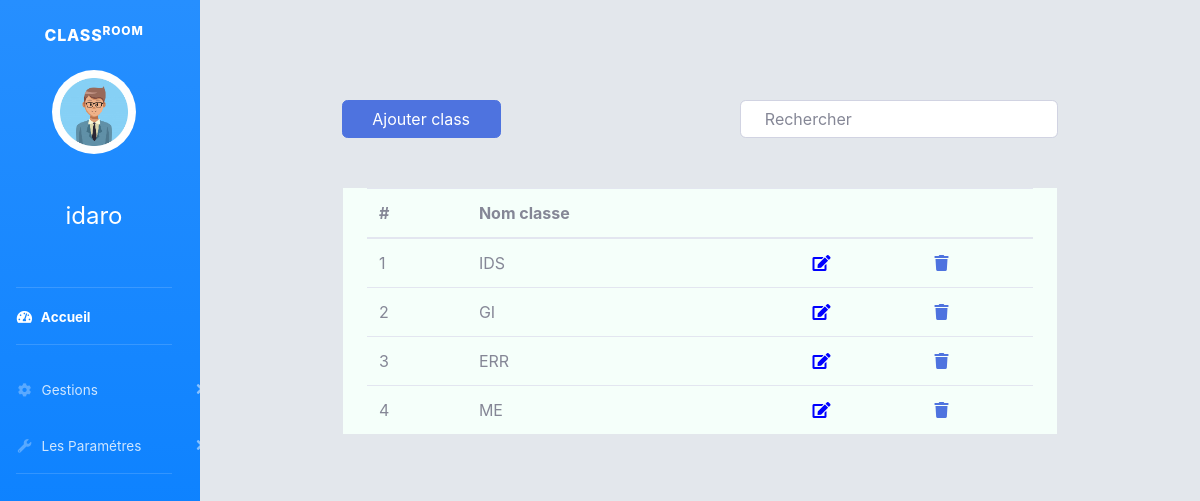
Screenshot of /classe.php (signed in) with the database file from the repository.
### tables this page shows
CREATE TABLE IF NOT EXISTS `utilisateur` (
  `id_utilisateur` int(11) NOT NULL AUTO_INCREMENT,
  `mail` varchar(200) DEFAULT NULL,
  `mot_pass` varchar(255) DEFAULT NULL,
  `nom` text,
  `prenom` text,
  `matiere` varchar(50) DEFAULT NULL,
  `image` varchar(255) DEFAULT NULL,
  `id_classe` int(11) DEFAULT NULL,
  `profession` text,
  PRIMARY KEY (`id_utilisateur`),
  UNIQUE KEY `mail` (`mail`),
  KEY `FK_CONTENIR` (`id_classe`)
);

CREATE TABLE IF NOT EXISTS `classe` (
  `id_classe` int(11) NOT NULL AUTO_INCREMENT,
  `nom_classe` char(20) DEFAULT NULL,
  PRIMARY KEY (`id_classe`),
  UNIQUE KEY `nom_classe` (`nom_classe`)
);

### classe.php (the view, shortened to what this page needs)
<!DOCTYPE html>
<html lang="en">
<head>
    <link rel="stylesheet" href="style/bootstrap/css/bootstrap.min.css">
   <link rel="stylesheet" href="style/font-awesome/css/all.min.css">
  <link rel="stylesheet" href="style/css/adminlte.min.css">
</head>
<body  id="page-top"  style="  background-color: #b3bfcc5c;">
        <div id="wrapper">
                <ul class="navbar-nav bg-gradient-primary sidebar sidebar-dark accordion col-md-2 col-sm-2" id="accordionSidebar">
                <?php include 'nav.php';?>
                </ul>
                <div class="container-fluid col-md-10 col-sm-10">
            <div class="row  " style="padding:10px;   padding-top: 100px;  padding-bottom: 50px;">
                    <button type="button" class="btn btn-primary col-md-2  container" data-toggle="modal" data-target="#add_class">
                    Ajouter class
                    </button>
                    <input class="form-control col-md-4 container" type="text" id="search" onkeyup="search()" placeholder="Rechercher">
            </div>
            <div class="col-md-9 container" style="background-color:mintcream;">
        <table id="tab" class="table">
            <thead>
                <tr>
                    <th scope="col" class="tha">#</th>
                    <th scope="col" class="tha">Nom classe</th>
                    <th scope="col" class="tha"></th>
                    <th scope="col" class="tha"></th>
                </tr>
            </thead>
            <tbody>
                <?php
                    include 'cnx.php';
                    $sql = "select * from classe ";
                    $t=$con->query($sql);
                    $a=1;
                    foreach ($t as $row) {
                ?>
                    <tr>
                        <td><?php echo $a;$a++; ?></td>
                    <td  ><?php echo $row['nom_classe']; ?></td>
                    <td><a  data-toggle="modal" data-target="#edit_<?php echo $row['nom_classe']; ?>" href="gerer_class.php?edit=<?php echo $row['nom_classe']; ?>" class="edit_btn" style="text-decoration: none; color: white;" ><i class="fas fa-edit" style="color: blue;"></i> </a></td>
                    <td><a data-toggle="modal" data-target="#del_<?php echo $row['nom_classe']; ?>" href="gerer_class.php?del=<?php echo $row['nom_classe']; ?>"><i class="fas fa-trash"></i></a>
                    </td>
                </tr>
                <?php  }?>
            </tbody>
        </table>
    </div>
</div>
       </div>
    <link href="css/sb-admin-2.min.css" rel="stylesheet">
</body>
</html>

### nav.php (shortened to what this page needs)
<?php session_start();
        include 'cnx.php';
        $sql = "SELECT * from utilisateur where id_utilisateur=".$_SESSION['id'];
        $t=$con->query($sql);
?>
<!DOCTYPE html>
<html lang="en">
<head>
    <link href="css/sb-admin-2.min.css" rel="stylesheet">
</head>
<body id="page-top">
            <a class="sidebar-brand d-flex align-items-center justify-content-center" href="index.php">
            <div class="sidebar-brand-text mx-3">Class<sup>room</sup></div>
            </a>
            <div class="sidebar-brand-icon ">
                                <div class="container"><center><img class="img-profile rounded-circle" src="images/<?php foreach ($t as $row) { echo $row['image'];}?>" width="60%"></center></div><br>
                                    <span class="sidebar-brand-text mx-3" style="color:white;"><center><h4><?php foreach ($t as $row) { echo $row['nom'];}?></h4></center></span>
                            <br>
            </div>
            <br>
            <hr class="sidebar-divider my-0">
            <li class="nav-item active">
                <a class="nav-link" href="home.php">
                    <i class="fas fa-fw fa-tachometer-alt"></i>
                    <span>Accueil</span></a>
            </li>
            <hr class="sidebar-divider">
            <li class="nav-item">
                <a class="nav-link collapsed" href="#" data-toggle="collapse" data-target="#collapseTwo"
                    aria-expanded="true" aria-controls="collapseTwo">
                    <i class="fas fa-fw fa-cog"></i>
                    <span>Gestions</span>
                </a>
            </li>
            <li class="nav-item">
                <a class="nav-link collapsed" href="#" data-toggle="collapse" data-target="#collapseUtilities"
                    aria-expanded="true" aria-controls="collapseUtilities">
                    <i class="fas fa-fw fa-wrench"></i>
                    <span>Les Paramétres</span>
                </a>
            </li>
            <hr class="sidebar-divider">
            </body>
</html>

### rows the page displays
utilisateur: image (picture), nom "idaro"
classe: nom_classe "IDS"
classe: nom_classe "GI"
classe: nom_classe "ERR"
classe: nom_classe "ME"
